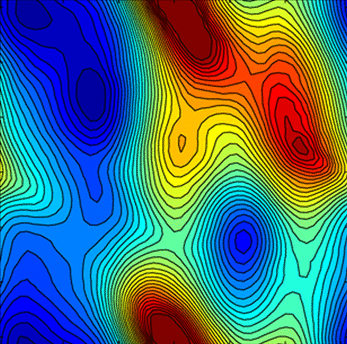
#> input picture 2D_model_potential_TW/fes_digitize.png, 347 x 344 px, found by its file name
$ python fit_dialanine_gauss.py
#> lines starting #> are read from the running program, lines starting #| are printed output that depends on the picture
#this is a python script fit some gaussians to the dialanine fes.

import numpy as np
import matplotlib.pyplot as plt
from scipy.optimize import minimize
from PIL import Image

# Define a single 2D Gaussian
def gaussian_2D(params, x, y):
    A, x0, y0, sigma_x, sigma_y = params
    return A * np.exp(-((x - x0)**2 / (2 * sigma_x**2) + (y - y0)**2 / (2 * sigma_y**2)))

# Define the sum of Gaussians
def sum_of_gaussians(params, x, y, n_gaussians, N=100):
    total = np.zeros((N,N))
    for i in range(n_gaussians):
        total += gaussian_2D(params[i*5:i*5+5], x, y)
    return total

# Define the error function to be minimized
def error_function(params, x, y, fes, n_gaussians):
    fes_dim = fes.shape[0]
    diff = fes - sum_of_gaussians(params, x, y, n_gaussians, N = fes_dim)
    return np.sum(diff**2)

# Assume x_data, y_data, and fes_data are the 2D grid and FES values
# Let's fit using 5 Gaussians for illustration
n_gaussians = 10
img = Image.open("./fes_digitize.png")
#> img is the input picture: PIL image 347x344 RGBA; mean R, G, B, A 70.8, 113.8, 121.6, 255
img = np.array(img)

img_greyscale = 0.8 * img[:,:,0] - 0.15 * img[:,:,1] - 0.2 * img[:,:,2]
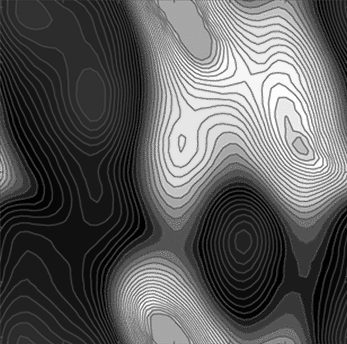
#> img_greyscale: shape (344, 347) float64; min -88.9, max 203.2, mean 15.2; drawn with min black and max white
img = img_greyscale
img = img/np.max(img)
#> img: shape (344, 347) float64
img = img - np.min(img)

#get img square.
img = img[0:img.shape[0], 0:img.shape[0]]
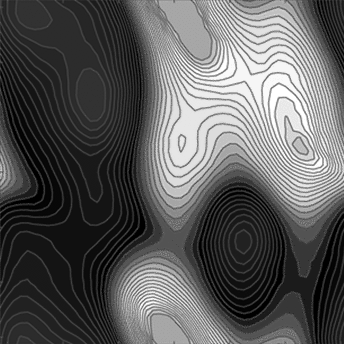
#> img: shape (344, 344) float64; min 0, max 1.44, mean 0.514; drawn with min black and max white

#note fes is normalized.
#now we fit it with gaussians
#we cast this into x,y coordinates [-pi, pi] x [-pi, pi]
x, y = np.meshgrid(np.linspace(-np.pi, np.pi, img.shape[0]), np.linspace(-np.pi, np.pi, img.shape[0]))
#fit the gaussians

#we distribute initial guess randomly over the grid.
initial_guess = np.zeros(n_gaussians*5)
initial_guess[0::5] = np.random.uniform(low=0.8, high=1, size=n_gaussians) #amplitude
initial_guess[1::5] = np.random.uniform(low=-np.pi, high=np.pi, size=n_gaussians) #x0
initial_guess[2::5] = np.random.uniform(low=-np.pi, high=np.pi, size=n_gaussians) #y0
initial_guess[3::5] = np.random.uniform(low=0.5, high=5, size=n_gaussians) #sigma_x
initial_guess[4::5] = np.random.uniform(low=0.5, high=5, size=n_gaussians) #sigma_y

result = minimize(error_function, initial_guess, args=(x, y, img, n_gaussians),tol=1e-0)
#> (the run stopped early here; a loop or call above may not have finished)
